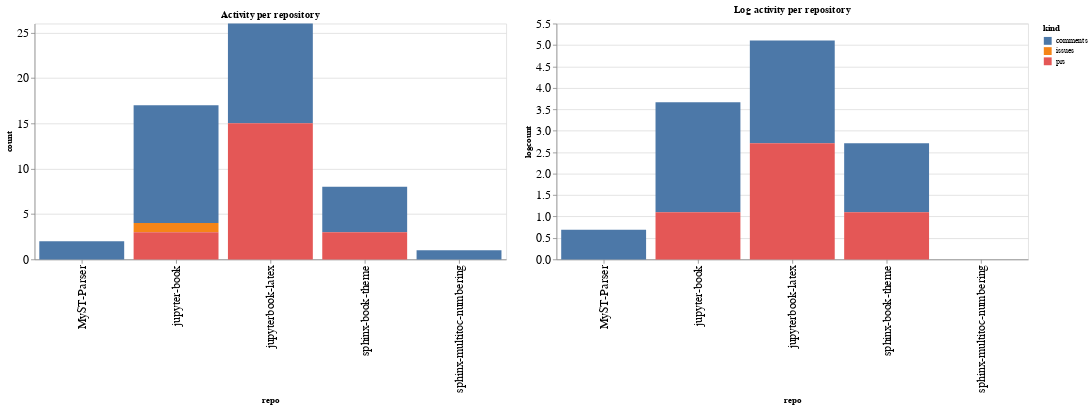

Write notebook code for a chart like this one.
### Code cell
ch1 = alt.Chart(repo_summaries, width=600, title="Activity per repository").mark_bar().encode(
    x='repo',
    y='count',
    color='kind',
    tooltip="kind"
)

ch2 = alt.Chart(repo_summaries, width=600, title="Log activity per repository").mark_bar().encode(
    x='repo',
    y='logcount',
    color='kind',
    tooltip="kind"
)

ch1 | ch2

### Figure 1 — Vega-Lite specification as saved in the notebook (floating-point values rounded to 4 significant figures)
{"config": {"axisLeft": {"labelFontSize": 15}, "axisBottom": {"labelFontSize": 15}}, "hconcat": [{"mark": "bar", "encoding": {"color": {"type": "nominal", "field": "kind"}, "tooltip": {"type": "nominal", "field": "kind"}, "x": {"type": "nominal", "field": "repo"}, "y": {"type": "quantitative", "field": "count"}}, "title": "Activity per repository", "width": 600}, {"mark": "bar", "encoding": {"color": {"type": "nominal", "field": "kind"}, "tooltip": {"type": "nominal", "field": "kind"}, "x": {"type": "nominal", "field": "repo"}, "y": {"type": "quantitative", "field": "logcount"}}, "title": "Log activity per repository", "width": 600}], "data": {"name": "data-b347a283b71176644c35c001d0479736"}, "$schema": "https://vega.github.io/schema/vega-lite/v4.8.1.json", "datasets": {"data-b347a283b71176644c35c001d0479736": [{"repo": "MyST-Parser", "kind": "comments", "count": 2, "logcount": 0.6931}, {"repo": "jupyter-book", "kind": "comments", "count": 13, "logcount": 2.565}, {"repo": "jupyter-book", "kind": "issues", "count": 1, "logcount": 0.0}, {"repo": "jupyter-book", "kind": "prs", "count": 3, "logcount": 1.099}, {"repo": "jupyterbook-latex", "kind": "comments", "count": 11, "logcount": 2.398}, {"repo": "jupyterbook-latex", "kind": "prs", "count": 15, "logcount": 2.708}, {"repo": "sphinx-book-theme", "kind": "comments", "count": 5, "logcount": 1.609}, {"repo": "sphinx-book-theme", "kind": "prs", "count": 3, "logcount": 1.099}, {"repo": "sphinx-multitoc-numbering", "kind": "comments", "count": 1, "logcount": 0.0}]}}
